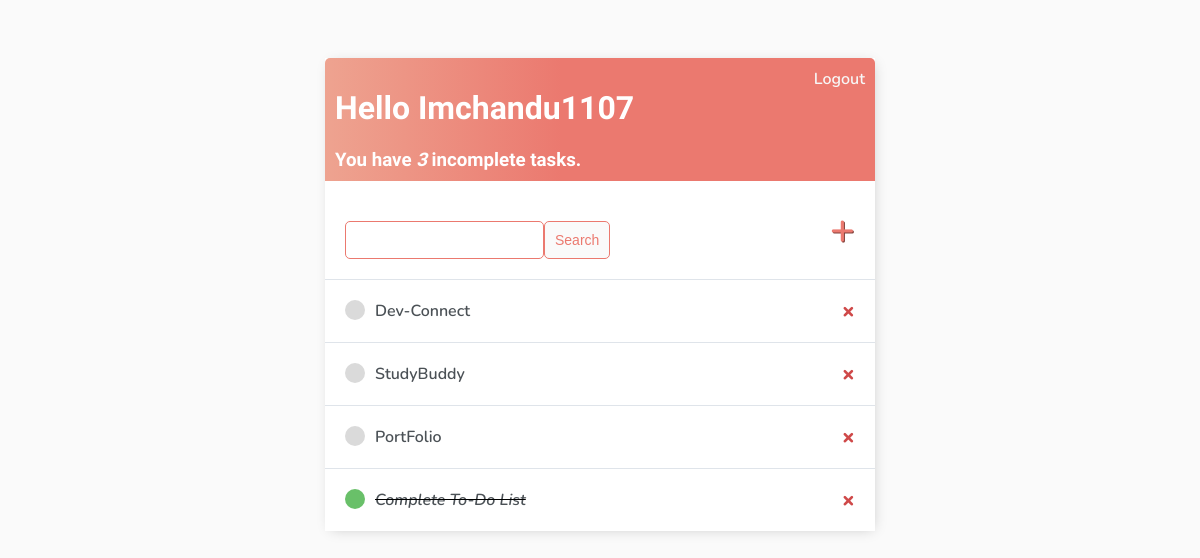
The app's page / (signed in), older data.
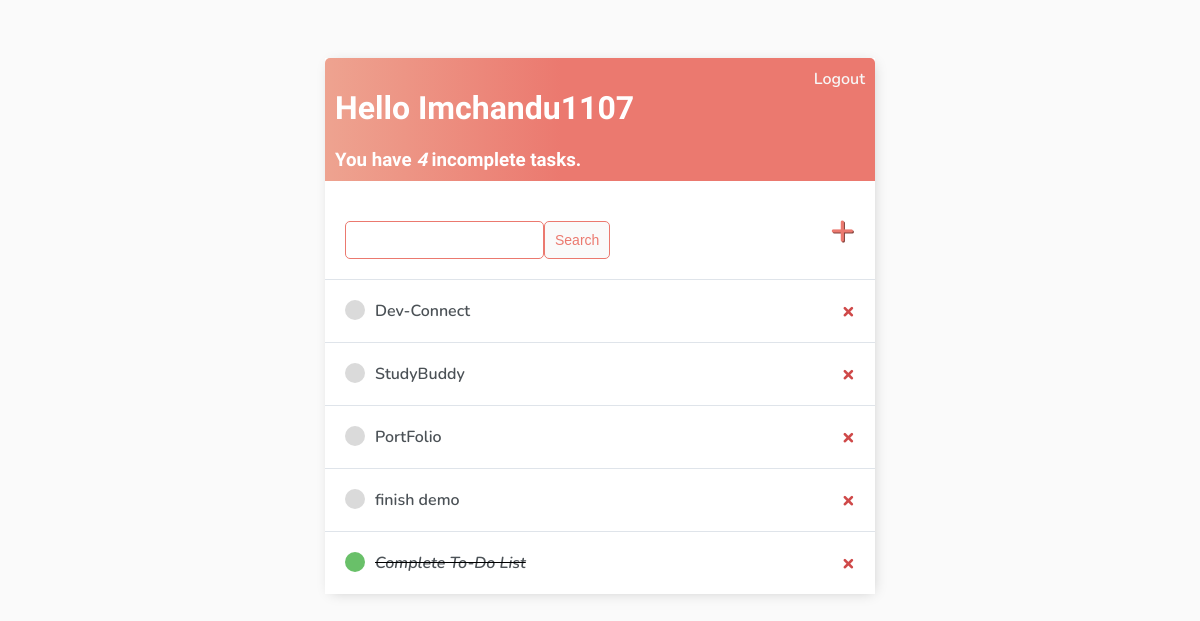
The same page, newer data.
### base/models.py (models this page shows)
class Task(models.Model):
    user = models.ForeignKey(User, on_delete=models.CASCADE, null=True, blank=True)
    title = models.CharField(max_length=200)
    description = models.TextField(null=True,blank=True)
    complete = models.BooleanField(default=False)
    created = models.DateTimeField(auto_now_add=True)
    def __str__(self):
        return self.title
    class Meta:
        ordering=['complete']

### base/views.py (the view)
# urls.py: path('',TaskList.as_view(),name='tasks'),
class TaskList(LoginRequiredMixin, ListView):
    model = Task
    context_object_name='tasks'
    def get_context_data(self, **kwargs):
        context=super().get_context_data(**kwargs)
        context['tasks']=context['tasks'].filter(user=self.request.user)
        context['count']=context['tasks'].filter(complete=False).count()
        search_input=self.request.GET.get('search-area') or ''
        if search_input:
            context['tasks']=context['tasks'].filter(
                title__icontains=search_input
            )
        context['search_input']=search_input
        return context

### base/templates/base/task_list.html
{% extends 'base/main.html' %}
{% block content %}
<div class="header-bar">
    <div>
        <h1>Hello {{request.user|title}}</h1>
        <h3 style="margin:0;">You have <i>{{count}}</i> incomplete task{{count|pluralize:"s"}}. </h3>
    </div>
    {% if request.user.is_authenticated %}
    <a href="{% url 'logout' %}">Logout</a>
    {% else %}
    <a href="{% url 'login' %}">Login</a>
    {% endif %}
</div>
<div id="search-add-wrapper">
    <form method="GET" style="margin-top: 20px;display: flex;">
        <input type="text" name="search-area" value="{{search_input}}" autocomplete="off">
        <input class="button" type="submit" value="Search">
    </form>
    <a id="add-link" href="{% url 'task-create' %}">&#x2b</a>
</div>
<div class="task-items-wrapper">
    {% for task in tasks %}
        <div class="task-wrapper">
            {% if task.complete %}
                <div class="task-title">
                    <div class="task-complete-icon"></div>
                    <i><s><a href="{% url 'task-update' task.id %}">{{task}}</a></s></i>
                </div>
                <a class="delete-link" href="{% url 'task-delete' task.id %}">&#215</a>
            {% else %}
                <div class="task-title">
                    <div class="task-incomplete-icon"></div>
                    <a href="{% url 'task-update' task.id %}">{{task}}</a>
                </div>
                <a class="delete-link" href="{% url 'task-delete' task.id %}">&#215</a>
            {% endif %}
        </div>
    {% empty %}
    <div class="card-body">
        <h3>No tasks in list.</h3>
    </div>
    {% endfor %}
</div>
{% endblock content%}

Row changes from the older to the newer data that the page shows:
added Task: title "finish demo"
Text that changed along with them:
{{ count }}: "3" → "4"
